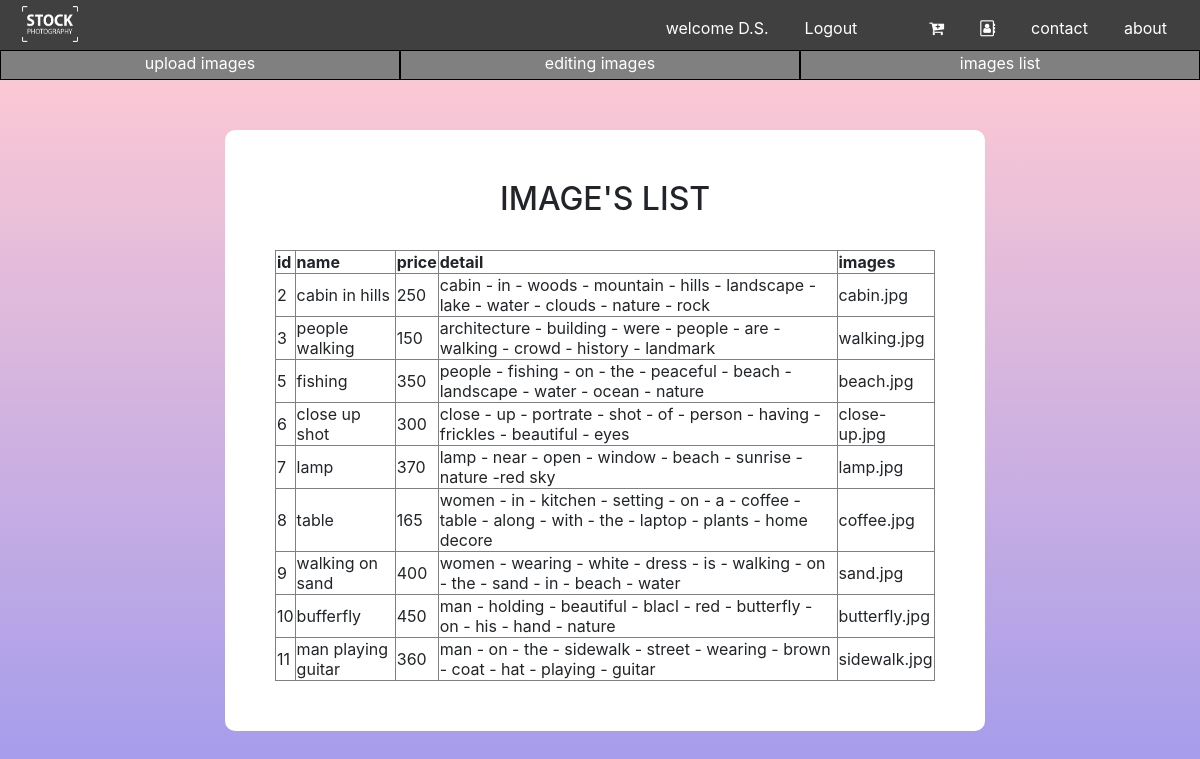
Screenshot of /project/admin/list.php (signed in) with the database file from the repository.
### tables this page shows
CREATE TABLE `user_info` (
  `userid` varchar(20) NOT NULL,
  `first_name` varchar(10) NOT NULL,
  `last_name` varchar(10) NOT NULL,
  `email` varchar(20) NOT NULL,
  `password` varchar(25) NOT NULL,
  `pro_pic` varchar(200) NOT NULL
);

CREATE TABLE `upload_img` (
  `id` int(10) NOT NULL,
  `name` varchar(20) NOT NULL,
  `price` int(10) NOT NULL,
  `detail` varchar(200) NOT NULL,
  `image` varchar(200) NOT NULL
);

### project/admin/list.php (the view, shortened to what this page needs)
<?php
include_once 'menu.php';
?>
<!DOCTYPE html>
<html>
    <head>
        <link rel="stylesheet" type="text/css" href="../cssandjs/css/bootstrap.min.css">
    </head>
    <body>
        <div class="container-fluid bgadmin">
            <div class="row">
                <div class="col-2"></div>
                <div class="col-8">
                    <form class="uploadformbox">
                        <center><H2> IMAGE'S LIST</H2></center><BR>
                        <?php
                        $con = new mysqli("localhost", "root", "", "project");
                        $sql = "select * from upload_img";
                        echo '<center>';
                        echo"<table border=1ocpx>";
                        $result = $con->query($sql);
                        echo '<tr>';
                        echo '<th > id </th>';
                        echo '<th> name </th>';
                        echo '<th> price </th>';
                        echo '<th> detail </th>';
                        echo '<th> images </th>';
                        echo"</tr>";
                        while ($row = mysqli_fetch_array($result)) {
                            echo "<tr>";
                            echo "<td>" . $row['id'] . "</td>";
                            echo "<td>" . $row['name'] . "</td>";
                            echo "<td>" . $row['price'] . "</td>";
                            echo "<td>" . $row['detail'] . "</td>";
                            echo "<td>" . $row['image'] . "</td>";
                            echo "</tr>";
                        }
                        echo "</table>";
                        echo '</center>';
                        ?>
                    </form>
                </div>
                <div class="col-2"></div>
            </div>
        </div>
    </body>
</html>

### project/admin/menu.php (shortened to what this page needs)
<link rel="stylesheet" type="text/css" href="../cssandjs/css/bootstrap-grid.min.css">
<link rel="stylesheet" type="text/css" href="../cssfile/projectcss.css">
<link rel="stylesheet" href="https://cdnjs.cloudflare.com/ajax/libs/font-awesome/4.7.0/css/font-awesome.min.css">
<div class="row" style=" height:50px;" >
    <div class="col-lg-12 col-sm-12 col-sx-12" >
        <nav style="position: relative; ">
            <div style="width:125px;height:85px; float:left;">
                <a href="../homepage.php"> <img src="../img/logo.png" class="logo"> </a>
            </div>
            <ul class="menu">
                            <li><a href="../about.php" style="text-decoration: none;color:white;">about </a></li>
                            <li><a href="../contact.php" style="text-decoration: none;color:white;">contact</a></li>
                            <li>
                                <a href="user_profile/profile.php"style = "color:white;">
                                    <i class = "fa fa-address-book-o"></i>
                                </a>
                            </li>
                            <li><a href="../cart/cartdetail.php" style="color:white;"><i class="fa fa-cart-plus">  </i></a></li>
                            <li>
                            </li>
                            <li>
                                <?php
                                if (isset($_SESSION['user'])) {
                                    ?>
                                    <a href="../logout.php" style="color:white;">Logout</a>
                                    <?php
                                }
                                ?>
                            </li>
                            <li style="color:white;text-decoration: none;">
                                <?php
                                if (isset($_SESSION['user'])) {
                                    $con = new mysqli("localhost", "root", "", "project");
                                    $sql = "SELECT * FROM user_info where userid='" . $_SESSION['user'] . "'  ";
                                    $result = $con->query($sql);
                                    $row = mysqli_fetch_array($result);
                                    if ($_SESSION['user'] != "admin") {
                                       echo 'welcome ' . $row['first_name'];
                                    }
                                }
                                ?>
                            </li>
                        </ul>
        </nav>
    </div>
</div>
<div class="row adminmenu" style=" height:30px; background-color:gray; text-align: center; margin:0px;"   >
    <div class="col-4" style="border:1px solid black;"><a href="upload.php" style="text-decoration: none;color: white;">upload images</a></div>
    <div class="col-4" style="border:1px solid black;"><a href="edit.php" style="text-decoration: none;color: white;">editing images</a></div>
    <div class="col-4" style="border:1px solid black;"><a href="list.php" style="text-decoration: none;color: white;">images list</a></div>
</div>

### project/cssfile/projectcss.css (style rules this page uses)
body { margin:0;padding: 0; }
nav { position:fixed; width: 100%; height:50px; background-color:#000000bf ;z-index:99;padding: 0px; }
.logo { width:60px;height:40px; float:left; padding:2px; margin-left:4px; margin-top:4px; margin-left: 20px; }
.menu { height:50px; margin-top: 0px;margin:0px;padding:0px; }
.menu li { float:right; list-style: none; margin-right:30px ; margin-top:13px ; cursor : pointer; padding:3px; }
.uploadformbox { border:5px solid white; margin-top: 50px; background-color:white; margin-left:10px; padding:45px;border-radius: 10px; }
.bgadmin { background-image: linear-gradient(to top, #9795f0 0%, #fbc8d4 100%); background-size: cover; width:100%;height:100%; }

### rows the page displays
user_info: first_name "D.S."
upload_img: id "2", name "cabin in hills", price "250", detail "cabin - in - woods - mountain - hills - landscape - lake - water - clouds - nature - rock", image "cabin.jpg"
upload_img: id "3", name "people walking", price "150", detail "architecture - building - were - people - are - walking - crowd - history - landmark", image "walking.jpg"
upload_img: id "5", name "fishing", price "350", detail "people - fishing - on - the - peaceful - beach - landscape - water - ocean - nature", image "beach.jpg"
upload_img: id "6", name "close up shot", price "300", detail "close - up - portrate - shot - of - person - having - frickles - beautiful - eyes", image "close-up.jpg"
upload_img: id "7", name "lamp", price "370", detail "lamp - near - open - window - beach - sunrise - nature -red sky", image "lamp.jpg"
upload_img: id "8", name "table", price "165", detail "women - in - kitchen - setting - on - a - coffee - table - along - with - the - laptop - plants - home decore", image "coffee.jpg"
upload_img: id "9", name "walking on sand", price "400", detail "women - wearing - white - dress - is - walking - on - the - sand - in - beach - water", image "sand.jpg"
upload_img: id "10", name "bufferfly", price "450", detail "man - holding - beautiful - blacl - red - butterfly - on - his - hand - nature", image "butterfly.jpg"
upload_img: id "11", name "man playing guitar", price "360", detail "man - on - the - sidewalk - street - wearing - brown - coat - hat - playing - guitar", image "sidewalk.jpg"
